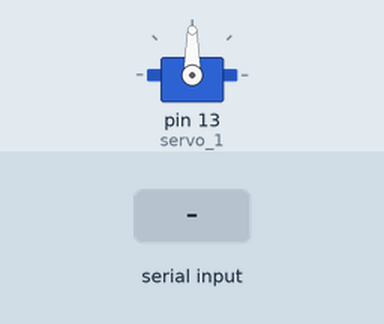
Simulated run of this sketch. Board: Arduino Uno, built with avr-gcc and run on an emulated ATmega328P. Shown: servo. Inputs (shaded band) come from the test bench.

Above: at 1.2 s.
1.3 s: "30,150\n" received over Serial
At 1.9 s:
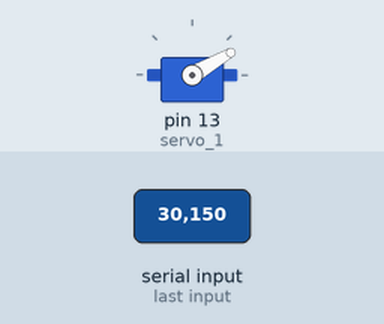
2.8 s: "5\n" received over Serial
At 4.0 s:
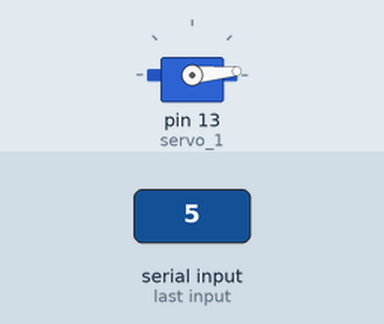
4.3 s: "200\n" received over Serial
At 5.3 s:
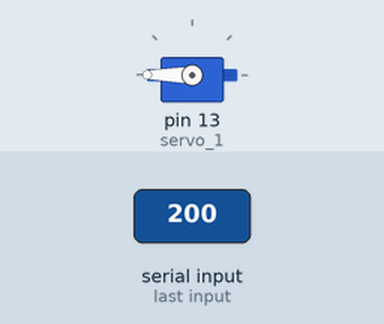
5.8 s: "90,45\n" received over Serial
At 6.5 s:
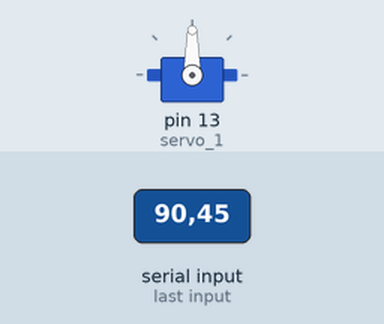
Timing chart, 0 to 8.3 s (numbered marks = the images above; inputs shaded):
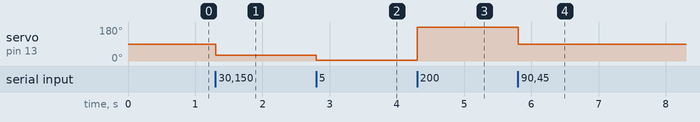

The sketch:

arduino_serial_to_servo.ino
```cpp
#include <Servo.h>

Servo   servo_1;
String  cadena;
float   angulo;

void setup() {
  servo_1.attach(13); //pwm pin
  Serial.begin(9600);
}

void loop() {
  if (Serial.available())
  {
    cadena = Serial.readStringUntil('\n');
    angulo = cadena.toFloat();
    servo_1.write(angulo);
  }
}
```

Measured:
- after the input at 1.3 s, servo on pin 13 (servo_1): 90° → 30° at once
- after the input at 2.8 s, servo on pin 13 (servo_1): 30° → 5° at once
- after the input at 4.3 s, servo on pin 13 (servo_1): 5° → 180° at once
- after the input at 5.8 s, servo on pin 13 (servo_1): 180° → 90° at once
